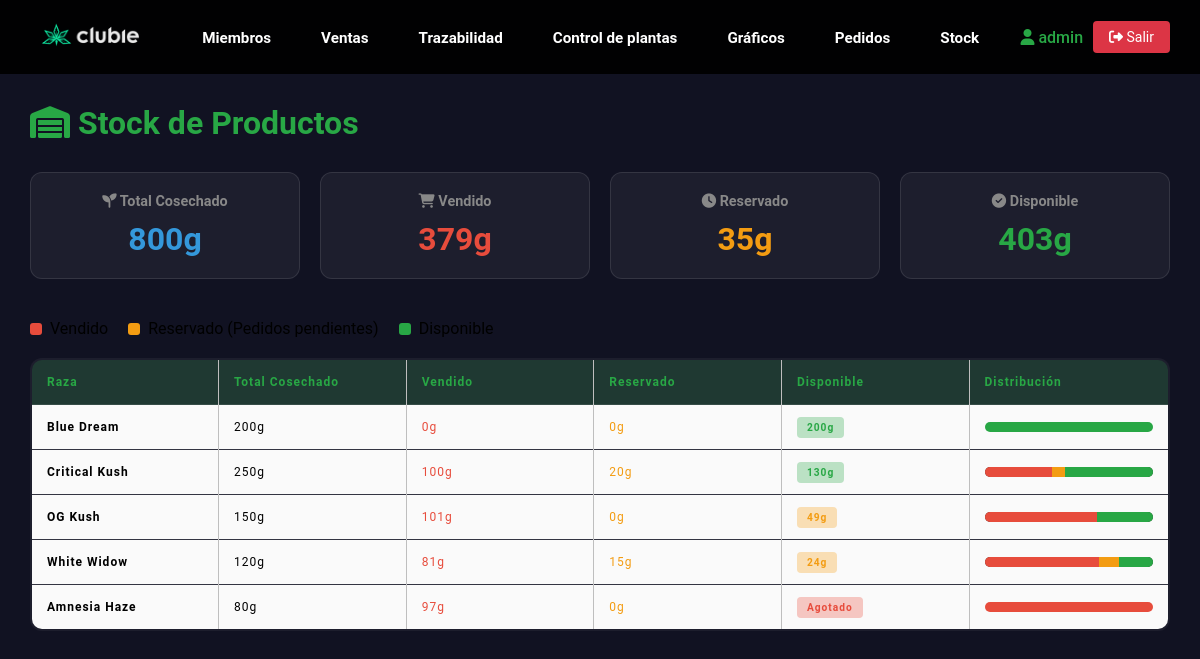
Before: /stock (signed in) with the older database file.
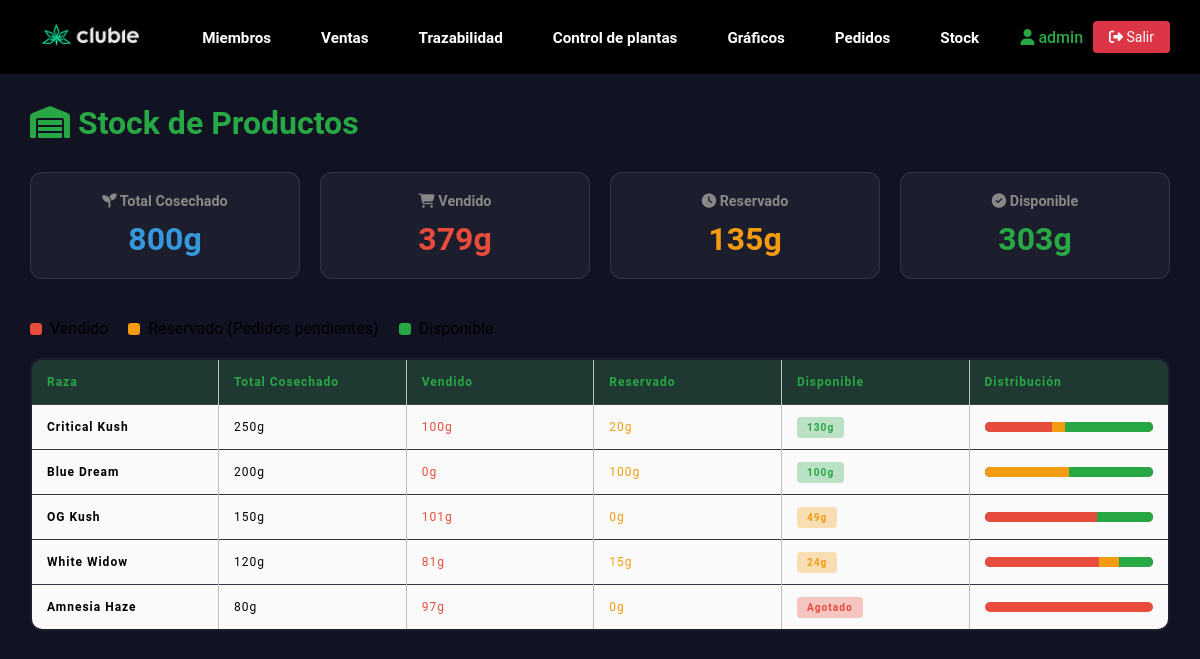
After: the same page with the newer database file.
### clases.py (models this page shows, shortened)
class Club(db.Model, UserMixin):
    id = db.Column(db.Integer, primary_key=True)
    campoarchivo = db.Column(db.String(30))
    username = db.Column(db.String(30), unique=True, nullable=False)
    password_hash = db.Column(db.String(128), nullable=False)
    email = db.Column(db.String(70))
    is_superuser = db.Column(db.Boolean, default=False)
    fecha_creacion = db.Column(db.DateTime, default=datetime.now)

class Trazabilidad(db.Model):
    idplanta = db.Column(db.Integer, unique=True, nullable=False, primary_key=True)
    raza = db.Column(db.String(30), nullable=False)
    Enraizado = db.Column(db.DateTime, nullable=True)
    Riego = db.Column(db.DateTime, nullable=True)
    paso1 = db.Column(db.DateTime, nullable=True)
    paso2 = db.Column(db.DateTime, nullable=True)
    paso3 = db.Column(db.DateTime, nullable=True)
    floracion = db.Column(db.DateTime, nullable=True)
    cosecha = db.Column(db.DateTime, nullable=True)
    cantidad = db.Column(db.String(3), nullable=False)
    observaciones = db.Column(db.String(80), nullable=True)

class Pedido(db.Model):
    id = db.Column(db.Integer, primary_key=True)
    cedula = db.Column(db.Integer, db.ForeignKey('user.cedula'), nullable=False)
    raza = db.Column(db.String(30), nullable=False)
    cantidad_solicitada = db.Column(db.Integer, nullable=False)
    mensaje = db.Column(db.String(200), nullable=True)
    fecha = db.Column(db.DateTime, default=datetime.now)
    estado = db.Column(db.String(20), default='pendiente')  # pendiente, coordinado, completado, cancelado
    usuario = db.relationship('User', backref='pedidos', lazy=True)

### app.py (the view)
@app.route('/stock')
@login_required
def ver_stock():
    if isinstance(current_user, Member):
        return redirect(url_for('portal_miembro'))
    productos = calcular_stock()
    productos.sort(key=lambda x: x['stock'], reverse=True)
    total_cosechado = sum(p['total'] for p in productos)
    total_vendido = sum(p['vendido'] for p in productos)
    total_reservado = sum(p['reservado'] for p in productos)
    total_disponible = sum(p['stock'] for p in productos)
    return render_template('logueado/stock.html',
                           productos=productos,
                           total_cosechado=total_cosechado,
                           total_vendido=total_vendido,
                           total_reservado=total_reservado,
                           total_disponible=total_disponible)

### app.py (called while the page is built)
@login_manager.user_loader
def load_user(user_id):
    if isinstance(user_id, str) and user_id.startswith('member_'):
        member_id = int(user_id.replace('member_', ''))
        return Member.query.get(member_id)
    return Club.query.get(int(user_id))

### templates/logueado/stock.html (shortened to what this page needs)
{% extends 'base-log.html'%}
{% block body %}
<link rel="stylesheet" href="{{ url_for('static', filename='css/miembros.css') }}">
<div class="stock-container">
    <h1><i class="fas fa-warehouse"></i> Stock de Productos</h1>
    <div class="totales-grid">
        <div class="total-card cosechado">
            <h3><i class="fas fa-seedling"></i> Total Cosechado</h3>
            <div class="value">{{ total_cosechado }}g</div>
        </div>
        <div class="total-card vendido">
            <h3><i class="fas fa-shopping-cart"></i> Vendido</h3>
            <div class="value">{{ total_vendido }}g</div>
        </div>
        <div class="total-card reservado">
            <h3><i class="fas fa-clock"></i> Reservado</h3>
            <div class="value">{{ total_reservado }}g</div>
        </div>
        <div class="total-card disponible">
            <h3><i class="fas fa-check-circle"></i> Disponible</h3>
            <div class="value">{{ total_disponible }}g</div>
        </div>
    </div>
    <div class="legend">
        <div class="legend-item">
            <div class="legend-dot vendido"></div>
            <span>Vendido</span>
        </div>
        <div class="legend-item">
            <div class="legend-dot reservado"></div>
            <span>Reservado (Pedidos pendientes)</span>
        </div>
        <div class="legend-item">
            <div class="legend-dot disponible"></div>
            <span>Disponible</span>
        </div>
    </div>
    {% if productos %}
    <table class="stock-table">
        <thead>
            <tr>
                <th>Raza</th>
                <th>Total Cosechado</th>
                <th>Vendido</th>
                <th>Reservado</th>
                <th>Disponible</th>
                <th style="width: 200px;">Distribución</th>
            </tr>
        </thead>
        <tbody>
            {% for p in productos %}
            <tr>
                <td><strong>{{ p.raza }}</strong></td>
                <td>{{ p.total }}g</td>
                <td style="color: #e74c3c;">{{ p.vendido }}g</td>
                <td style="color: #f39c12;">{{ p.reservado }}g</td>
                <td>
                    {% if p.stock > 50 %}
                    <span class="badge badge-success">{{ p.stock }}g</span>
                    {% elif p.stock > 20 %}
                    <span class="badge badge-warning">{{ p.stock }}g</span>
                    {% elif p.stock > 0 %}
                    <span class="badge badge-danger">{{ p.stock }}g</span>
                    {% else %}
                    <span class="badge badge-danger">Agotado</span>
                    {% endif %}
                </td>
                <td>
                    {% if p.total > 0 %}
                    <div class="stock-bar">
                        <div class="vendido" style="width: {{ (p.vendido / p.total * 100)|round }}%;"></div>
                        <div class="reservado" style="width: {{ (p.reservado / p.total * 100)|round }}%;"></div>
                        <div class="disponible" style="width: {{ (p.stock / p.total * 100)|round }}%;"></div>
                    </div>
                    {% else %}
                    <span style="color: #666;">-</span>
                    {% endif %}
                </td>
            </tr>
            {% endfor %}
        </tbody>
    </table>
    {% else %}
    <div class="empty-state">
        <i class="fas fa-warehouse" style="font-size: 3em; color: #444; margin-bottom: 20px;"></i>
        <h3>No hay productos cosechados</h3>
        <p>Cuando registres cosechas en Trazabilidad, aparecerán aquí.</p>
    </div>
    {% endif %}
</div>
{% endblock %}

### templates/base-log.html (shortened to what this page needs)
<!DOCTYPE html>
<html lang="es">
<head>
    <link rel="stylesheet" href="{{ url_for('static', filename='css/header.css') }}">
    <link rel="stylesheet" href="{{ url_for('static', filename='css/footer.css') }}">
</head>
<body>
    <header class="header">
        <div class="logo">
            <a href="{{ url_for('index') }}">
                <img src="{{ url_for('static', filename='media/editado.png') }}" alt="Logo de marca">
            </a>
        </div>
        <nav class="opcion">
            <ul class="nav-links">
                <li><a href="{{ url_for('miembros') }}">Miembros</a></li>
                <li><a href="{{ url_for('ventas') }}">Ventas</a></li>
                <li><a href="{{ url_for('trazabilidad') }}">Trazabilidad</a></li>
                <li><a href="{{ url_for('ctrPlantas') }}">Control de plantas</a></li>
                <li><a href="{{ url_for('graficos') }}">Gráficos</a></li>
                <li><a href="{{ url_for('ver_pedidos') }}">Pedidos</a></li>
                <li><a href="{{ url_for('ver_stock') }}">Stock</a></li>
            </ul>
        </nav>
        <div class="nav-right">
            {% if current_user.is_authenticated %}
            <span class="user-info">
                <a href="{{ url_for('miembros') }}" style="color: #28a745 !important; text-decoration: none;">
                    <i class="fas fa-user"></i> {{ current_user.username }}
                </a>
            </span>
            <a href="{{ url_for('logout') }}" class="logout-btn"><i class="fas fa-sign-out-alt"></i> Salir</a>
            {% endif %}
        </div>
    </header>
    <main>
        <div class="p-5">
            {% block body %}
            {% endblock %}
        </div>
    </main>
</body>
</html>

### static/css/header.css (style rules this page uses)
header.header { position: sticky; top: 0; left: 0; width: 100%; padding: 15px 30px; display: flex !important; flex-wrap: nowrap !important; justify-content: space-between; align-items: center; z-index: 1000; background-color: rgba(0, 0, 0, 0.95); box-sizing: border-box; }
.header .logo { flex-shrink: 0; }
.header .logo img { cursor: pointer; height: 40px; width: auto; }
.header .logo img { transition: all 0.3s; }
.header .opcion { flex: 1; display: flex; justify-content: center; }
.header .opcion a { position: relative; font-size: 0.95em; color: #fff; font-weight: 600; text-decoration: none; margin-left: 10px; padding: 6px 12px; transition: .5s; white-space: nowrap; }
.header ul { list-style: none; margin: 0; padding: 0; display: flex; align-items: center; }
.header .nav-links li { display: inline-block; padding: 0px 8px; }
.header .nav-right { flex-shrink: 0; display: flex; align-items: center; gap: 10px; }

### static/css/miembros.css (style rules this page uses)
* { margin: 0; padding: 0; box-sizing: border-box; font-family: "Roboto", sans-serif; }
body { background-color: #111222; display: flex; flex-direction: column; overflow-x: hidden; }
header { font-size: 16px; }
table { border-collapse: collapse; border: 2px solid rgb(200,200,200); letter-spacing: 1px; font-size: 0.8rem; width: 100%; table-layout: fixed; }
td, th { border: 1px solid rgb(190,190,190); padding: 10px 20px; font-size: 12px; }
th { background-color: #3C3C3B; color: white; font-size: 15px; font-weight: bolder; }
td { text-align: center; }
tr:nth-child(even) td { background-color: rgb(250,250,250); }
tr:nth-child(odd) td { background-color: rgb(250,250,250); }
@media (max-height:800px) { td { border: 1px solid rgb(190,190,190); padding: 10px 20px; font-size: 12px; overflow: scroll; } }
@media (max-height:800px) { th { font-size: 12px; } }

### templates/base-log.html (style rules this page uses)
.header .logout-btn { background: #dc3545 !important; color: white !important; border: none !important; padding: 8px 16px !important; border-radius: 4px !important; cursor: pointer; text-decoration: none !important; font-size: 14px !important; display: inline-block !important; white-space: nowrap; }
.header .user-info { color: #28a745 !important; font-weight: 500; white-space: nowrap; }

### templates/logueado/stock.html (style rules this page uses)
.stock-container { padding: 30px; max-width: 1200px; margin: 0 auto; }
h1 { color: #28a745; margin-bottom: 30px; }
.totales-grid { display: grid; grid-template-columns: repeat(auto-fit, minmax(200px, 1fr)); gap: 20px; margin-bottom: 40px; }
.total-card { background: rgba(255, 255, 255, 0.05); border-radius: 12px; padding: 20px; text-align: center; border: 1px solid rgba(255, 255, 255, 0.1); }
.total-card h3 { color: #888; font-size: 0.9em; margin-bottom: 10px; }
.total-card .value { font-size: 2em; font-weight: 700; }
.total-card.cosechado .value { color: #3498db; }
.total-card.vendido .value { color: #e74c3c; }
.total-card.reservado .value { color: #f39c12; }
.total-card.disponible .value { color: #28a745; }
.stock-table { width: 100%; border-collapse: collapse; background: rgba(255, 255, 255, 0.05); border-radius: 12px; overflow: hidden; }
.stock-table th, .stock-table td { padding: 15px; text-align: left; border-bottom: 1px solid rgba(255, 255, 255, 0.1); }
.stock-table th { background: rgba(40, 167, 69, 0.2); color: #28a745; }
.stock-bar { height: 10px; background: #333; border-radius: 5px; overflow: hidden; display: flex; }
.stock-bar .vendido { background: #e74c3c; }
.stock-bar .reservado { background: #f39c12; }
.stock-bar .disponible { background: #28a745; }
.badge { padding: 5px 10px; border-radius: 4px; font-size: 0.85em; font-weight: 600; }
.badge-success { background: rgba(40, 167, 69, 0.3); color: #28a745; }
.badge-warning { background: rgba(243, 156, 18, 0.3); color: #f39c12; }
.badge-danger { background: rgba(231, 76, 60, 0.3); color: #e74c3c; }
.legend { display: flex; gap: 20px; margin-bottom: 20px; flex-wrap: wrap; }
.legend-item { display: flex; align-items: center; gap: 8px; }
.legend-dot { width: 12px; height: 12px; border-radius: 3px; }
.legend-dot.vendido { background: #e74c3c; }
.legend-dot.reservado { background: #f39c12; }
.legend-dot.disponible { background: #28a745; }

Changed rows visible on the page:
no longer on this page (row unchanged): Trazabilidad: raza "Blue Dream", total "200", vendido "0", reservado "0", stock "200", {{ (p.stock / p.total * 100)|round }} 100.0 (drawn)
added Pedido: raza "Blue Dream", total "200", vendido "0", reservado "100", stock "100", {{ (p.reservado / p.total * 100)|round }} 50.0 (drawn), {{ (p.stock / p.total * 100)|round }} 50.0 (drawn)
Other visible differences:
{{ total_reservado }}: "35" → "135"
{{ total_disponible }}: "403" → "303"
